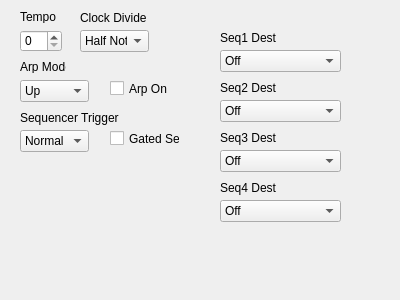
<?xml version="1.0" encoding="UTF-8"?>
<ui version="4.0">
 <class>Dialog</class>
 <widget class="QDialog" name="Dialog">
  <property name="geometry">
   <rect>
    <x>0</x>
    <y>0</y>
    <width>400</width>
    <height>300</height>
   </rect>
  </property>
  <property name="windowTitle">
   <string>Dialog</string>
  </property>
  <widget class="QSpinBox" name="arpTempo">
   <property name="geometry">
    <rect>
     <x>20</x>
     <y>30</y>
     <width>42</width>
     <height>22</height>
    </rect>
   </property>
  </widget>
  <widget class="QLabel" name="label">
   <property name="geometry">
    <rect>
     <x>20</x>
     <y>10</y>
     <width>46</width>
     <height>13</height>
    </rect>
   </property>
   <property name="text">
    <string>Tempo</string>
   </property>
  </widget>
  <widget class="QComboBox" name="arpClock">
   <property name="geometry">
    <rect>
     <x>80</x>
     <y>30</y>
     <width>69</width>
     <height>22</height>
    </rect>
   </property>
   <item>
    <property name="text">
     <string>Half Note</string>
    </property>
   </item>
   <item>
    <property name="text">
     <string>Quarter</string>
    </property>
   </item>
   <item>
    <property name="text">
     <string>Eigth</string>
    </property>
   </item>
   <item>
    <property name="text">
     <string>Eigth Half swing</string>
    </property>
   </item>
   <item>
    <property name="text">
     <string>Eigth Full swing</string>
    </property>
   </item>
   <item>
    <property name="text">
     <string>Eigth Triplets</string>
    </property>
   </item>
   <item>
    <property name="text">
     <string>Sixteenth</string>
    </property>
   </item>
   <item>
    <property name="text">
     <string>Sixteenth Half swing</string>
    </property>
   </item>
   <item>
    <property name="text">
     <string>Sixteenth full swing</string>
    </property>
   </item>
   <item>
    <property name="text">
     <string>Sixteen Trplets</string>
    </property>
   </item>
   <item>
    <property name="text">
     <string>Thirty Second</string>
    </property>
   </item>
   <item>
    <property name="text">
     <string>Thirty-Second triplets</string>
    </property>
   </item>
   <item>
    <property name="text">
     <string>Sixty-Fourth Triplets</string>
    </property>
   </item>
  </widget>
  <widget class="QLabel" name="label_2">
   <property name="geometry">
    <rect>
     <x>80</x>
     <y>10</y>
     <width>71</width>
     <height>16</height>
    </rect>
   </property>
   <property name="text">
    <string>Clock Divide</string>
   </property>
  </widget>
  <widget class="QComboBox" name="arpMode">
   <property name="geometry">
    <rect>
     <x>20</x>
     <y>80</y>
     <width>69</width>
     <height>22</height>
    </rect>
   </property>
   <item>
    <property name="text">
     <string>Up</string>
    </property>
   </item>
   <item>
    <property name="text">
     <string>Down</string>
    </property>
   </item>
   <item>
    <property name="text">
     <string>Up/Down</string>
    </property>
   </item>
   <item>
    <property name="text">
     <string>Assign</string>
    </property>
   </item>
  </widget>
  <widget class="QLabel" name="label_3">
   <property name="geometry">
    <rect>
     <x>20</x>
     <y>60</y>
     <width>46</width>
     <height>13</height>
    </rect>
   </property>
   <property name="text">
    <string>Arp Mode</string>
   </property>
  </widget>
  <widget class="QCheckBox" name="arpOn">
   <property name="geometry">
    <rect>
     <x>110</x>
     <y>80</y>
     <width>70</width>
     <height>17</height>
    </rect>
   </property>
   <property name="text">
    <string>Arp On</string>
   </property>
  </widget>
  <widget class="QComboBox" name="arpSeqTrig">
   <property name="geometry">
    <rect>
     <x>20</x>
     <y>130</y>
     <width>69</width>
     <height>22</height>
    </rect>
   </property>
   <item>
    <property name="text">
     <string>Normal</string>
    </property>
   </item>
   <item>
    <property name="text">
     <string>Normal, no reset</string>
    </property>
   </item>
   <item>
    <property name="text">
     <string>No Gate</string>
    </property>
   </item>
   <item>
    <property name="text">
     <string>No gate/no reset</string>
    </property>
   </item>
   <item>
    <property name="text">
     <string>Key Step</string>
    </property>
   </item>
   <item>
    <property name="text">
     <string>Audio In</string>
    </property>
   </item>
  </widget>
  <widget class="QLabel" name="label_4">
   <property name="geometry">
    <rect>
     <x>20</x>
     <y>110</y>
     <width>101</width>
     <height>16</height>
    </rect>
   </property>
   <property name="text">
    <string>Sequencer Trigger</string>
   </property>
  </widget>
  <widget class="QCheckBox" name="arpGatedSeq">
   <property name="geometry">
    <rect>
     <x>110</x>
     <y>130</y>
     <width>70</width>
     <height>17</height>
    </rect>
   </property>
   <property name="text">
    <string>Gated Seq</string>
   </property>
  </widget>
  <widget class="QComboBox" name="arpSeq3Dest">
   <property name="geometry">
    <rect>
     <x>220</x>
     <y>150</y>
     <width>121</width>
     <height>22</height>
    </rect>
   </property>
   <item>
    <property name="text">
     <string>Off</string>
    </property>
   </item>
   <item>
    <property name="text">
     <string>Osc 1 Freq</string>
    </property>
   </item>
   <item>
    <property name="text">
     <string>Osc 2 Freq</string>
    </property>
   </item>
   <item>
    <property name="text">
     <string>Osc 1+2 Freq</string>
    </property>
   </item>
   <item>
    <property name="text">
     <string>Osc Mix</string>
    </property>
   </item>
   <item>
    <property name="text">
     <string>Noise Level</string>
    </property>
   </item>
   <item>
    <property name="text">
     <string>Osc 1 PW</string>
    </property>
   </item>
   <item>
    <property name="text">
     <string>Osc 2 PW</string>
    </property>
   </item>
   <item>
    <property name="text">
     <string>Osc 1+2 PW</string>
    </property>
   </item>
   <item>
    <property name="text">
     <string>Filter Freq</string>
    </property>
   </item>
   <item>
    <property name="text">
     <string>Resonance</string>
    </property>
   </item>
   <item>
    <property name="text">
     <string>Filter Audio Mod</string>
    </property>
   </item>
   <item>
    <property name="text">
     <string>VCA Level</string>
    </property>
   </item>
   <item>
    <property name="text">
     <string>Pan</string>
    </property>
   </item>
   <item>
    <property name="text">
     <string>LFO 1 Freq</string>
    </property>
   </item>
   <item>
    <property name="text">
     <string>LFO2 Freq</string>
    </property>
   </item>
   <item>
    <property name="text">
     <string>LFO3 Freq</string>
    </property>
   </item>
   <item>
    <property name="text">
     <string>LFO4 Freq</string>
    </property>
   </item>
   <item>
    <property name="text">
     <string>All LFO Freq</string>
    </property>
   </item>
   <item>
    <property name="text">
     <string>LFO1 Amt</string>
    </property>
   </item>
   <item>
    <property name="text">
     <string>LFO2 Amt</string>
    </property>
   </item>
   <item>
    <property name="text">
     <string>LFO3 Amt</string>
    </property>
   </item>
   <item>
    <property name="text">
     <string>LFO4 Amt</string>
    </property>
   </item>
   <item>
    <property name="text">
     <string>All LFO Amt</string>
    </property>
   </item>
   <item>
    <property name="text">
     <string>Filter Env Amt</string>
    </property>
   </item>
   <item>
    <property name="text">
     <string>Amp Env Amt</string>
    </property>
   </item>
   <item>
    <property name="text">
     <string>Env 3 Amt</string>
    </property>
   </item>
   <item>
    <property name="text">
     <string>All Env Amt</string>
    </property>
   </item>
   <item>
    <property name="text">
     <string>Env1 Attak</string>
    </property>
   </item>
   <item>
    <property name="text">
     <string>Env2 Attack</string>
    </property>
   </item>
   <item>
    <property name="text">
     <string>Env3 Attack</string>
    </property>
   </item>
   <item>
    <property name="text">
     <string>All Env Attacks</string>
    </property>
   </item>
   <item>
    <property name="text">
     <string>Env1 Decay</string>
    </property>
   </item>
   <item>
    <property name="text">
     <string>Env2 Decay</string>
    </property>
   </item>
   <item>
    <property name="text">
     <string>Env3 Decay</string>
    </property>
   </item>
   <item>
    <property name="text">
     <string>All Env Decays</string>
    </property>
   </item>
   <item>
    <property name="text">
     <string>Env1 Release</string>
    </property>
   </item>
   <item>
    <property name="text">
     <string>Env2 Release</string>
    </property>
   </item>
   <item>
    <property name="text">
     <string>Env3 Release</string>
    </property>
   </item>
   <item>
    <property name="text">
     <string>All Env Releases</string>
    </property>
   </item>
   <item>
    <property name="text">
     <string>Mod1 Amt</string>
    </property>
   </item>
   <item>
    <property name="text">
     <string>Mod2 Amt</string>
    </property>
   </item>
   <item>
    <property name="text">
     <string>Mod3 Amt</string>
    </property>
   </item>
   <item>
    <property name="text">
     <string>Mod4 Amt</string>
    </property>
   </item>
   <item>
    <property name="text">
     <string>Ext Audio In Level</string>
    </property>
   </item>
   <item>
    <property name="text">
     <string>Sub Osc1</string>
    </property>
   </item>
   <item>
    <property name="text">
     <string>Sub Osc 2</string>
    </property>
   </item>
   <item>
    <property name="text">
     <string>Skew 1/2</string>
    </property>
   </item>
   <item>
    <property name="text">
     <string/>
    </property>
   </item>
  </widget>
  <widget class="QLabel" name="label_5">
   <property name="geometry">
    <rect>
     <x>220</x>
     <y>30</y>
     <width>61</width>
     <height>16</height>
    </rect>
   </property>
   <property name="text">
    <string>Seq1 Dest</string>
   </property>
  </widget>
  <widget class="QLabel" name="label_9">
   <property name="geometry">
    <rect>
     <x>220</x>
     <y>180</y>
     <width>61</width>
     <height>16</height>
    </rect>
   </property>
   <property name="text">
    <string>Seq4 Dest</string>
   </property>
  </widget>
  <widget class="QComboBox" name="arpSeq4Dest">
   <property name="geometry">
    <rect>
     <x>220</x>
     <y>200</y>
     <width>121</width>
     <height>22</height>
    </rect>
   </property>
   <item>
    <property name="text">
     <string>Off</string>
    </property>
   </item>
   <item>
    <property name="text">
     <string>Osc 1 Freq</string>
    </property>
   </item>
   <item>
    <property name="text">
     <string>Osc 2 Freq</string>
    </property>
   </item>
   <item>
    <property name="text">
     <string>Osc 1+2 Freq</string>
    </property>
   </item>
   <item>
    <property name="text">
     <string>Osc Mix</string>
    </property>
   </item>
   <item>
    <property name="text">
     <string>Noise Level</string>
    </property>
   </item>
   <item>
    <property name="text">
     <string>Osc 1 PW</string>
    </property>
   </item>
   <item>
    <property name="text">
     <string>Osc 2 PW</string>
    </property>
   </item>
   <item>
    <property name="text">
     <string>Osc 1+2 PW</string>
    </property>
   </item>
   <item>
    <property name="text">
     <string>Filter Freq</string>
    </property>
   </item>
   <item>
    <property name="text">
     <string>Resonance</string>
    </property>
   </item>
   <item>
    <property name="text">
     <string>Filter Audio Mod</string>
    </property>
   </item>
   <item>
    <property name="text">
     <string>VCA Level</string>
    </property>
   </item>
   <item>
    <property name="text">
     <string>Pan</string>
    </property>
   </item>
   <item>
    <property name="text">
     <string>LFO 1 Freq</string>
    </property>
   </item>
   <item>
    <property name="text">
     <string>LFO2 Freq</string>
    </property>
   </item>
   <item>
    <property name="text">
     <string>LFO3 Freq</string>
    </property>
   </item>
   <item>
    <property name="text">
     <string>LFO4 Freq</string>
    </property>
   </item>
   <item>
    <property name="text">
     <string>All LFO Freq</string>
    </property>
   </item>
   <item>
    <property name="text">
     <string>LFO1 Amt</string>
    </property>
   </item>
   <item>
    <property name="text">
     <string>LFO2 Amt</string>
    </property>
   </item>
   <item>
    <property name="text">
     <string>LFO3 Amt</string>
    </property>
   </item>
   <item>
    <property name="text">
     <string>LFO4 Amt</string>
    </property>
   </item>
   <item>
    <property name="text">
     <string>All LFO Amt</string>
    </property>
   </item>
   <item>
    <property name="text">
     <string>Filter Env Amt</string>
    </property>
   </item>
   <item>
    <property name="text">
     <string>Amp Env Amt</string>
    </property>
   </item>
   <item>
    <property name="text">
     <string>Env 3 Amt</string>
    </property>
   </item>
   <item>
    <property name="text">
     <string>All Env Amt</string>
    </property>
   </item>
   <item>
    <property name="text">
     <string>Env1 Attak</string>
    </property>
   </item>
   <item>
    <property name="text">
     <string>Env2 Attack</string>
    </property>
   </item>
   <item>
    <property name="text">
     <string>Env3 Attack</string>
    </property>
   </item>
   <item>
    <property name="text">
     <string>All Env Attacks</string>
    </property>
   </item>
   <item>
    <property name="text">
     <string>Env1 Decay</string>
    </property>
   </item>
   <item>
    <property name="text">
     <string>Env2 Decay</string>
    </property>
   </item>
   <item>
    <property name="text">
     <string>Env3 Decay</string>
    </property>
   </item>
   <item>
    <property name="text">
     <string>All Env Decays</string>
    </property>
   </item>
   <item>
    <property name="text">
     <string>Env1 Release</string>
    </property>
   </item>
   <item>
    <property name="text">
     <string>Env2 Release</string>
    </property>
   </item>
   <item>
    <property name="text">
     <string>Env3 Release</string>
    </property>
   </item>
   <item>
    <property name="text">
     <string>All Env Releases</string>
    </property>
   </item>
   <item>
    <property name="text">
     <string>Mod1 Amt</string>
    </property>
   </item>
   <item>
    <property name="text">
     <string>Mod2 Amt</string>
    </property>
   </item>
   <item>
    <property name="text">
     <string>Mod3 Amt</string>
    </property>
   </item>
   <item>
    <property name="text">
     <string>Mod4 Amt</string>
    </property>
   </item>
   <item>
    <property name="text">
     <string>Ext Audio In Level</string>
    </property>
   </item>
   <item>
    <property name="text">
     <string>Sub Osc1</string>
    </property>
   </item>
   <item>
    <property name="text">
     <string>Sub Osc 2</string>
    </property>
   </item>
   <item>
    <property name="text">
     <string>Skew 1/2</string>
    </property>
   </item>
   <item>
    <property name="text">
     <string/>
    </property>
   </item>
  </widget>
  <widget class="QComboBox" name="arpSeq2Dest">
   <property name="geometry">
    <rect>
     <x>220</x>
     <y>100</y>
     <width>121</width>
     <height>22</height>
    </rect>
   </property>
   <item>
    <property name="text">
     <string>Off</string>
    </property>
   </item>
   <item>
    <property name="text">
     <string>Osc 1 Freq</string>
    </property>
   </item>
   <item>
    <property name="text">
     <string>Osc 2 Freq</string>
    </property>
   </item>
   <item>
    <property name="text">
     <string>Osc 1+2 Freq</string>
    </property>
   </item>
   <item>
    <property name="text">
     <string>Osc Mix</string>
    </property>
   </item>
   <item>
    <property name="text">
     <string>Noise Level</string>
    </property>
   </item>
   <item>
    <property name="text">
     <string>Osc 1 PW</string>
    </property>
   </item>
   <item>
    <property name="text">
     <string>Osc 2 PW</string>
    </property>
   </item>
   <item>
    <property name="text">
     <string>Osc 1+2 PW</string>
    </property>
   </item>
   <item>
    <property name="text">
     <string>Filter Freq</string>
    </property>
   </item>
   <item>
    <property name="text">
     <string>Resonance</string>
    </property>
   </item>
   <item>
    <property name="text">
     <string>Filter Audio Mod</string>
    </property>
   </item>
   <item>
    <property name="text">
     <string>VCA Level</string>
    </property>
   </item>
   <item>
    <property name="text">
     <string>Pan</string>
    </property>
   </item>
   <item>
    <property name="text">
     <string>LFO 1 Freq</string>
    </property>
   </item>
   <item>
    <property name="text">
     <string>LFO2 Freq</string>
    </property>
   </item>
   <item>
    <property name="text">
     <string>LFO3 Freq</string>
    </property>
   </item>
   <item>
    <property name="text">
     <string>LFO4 Freq</string>
    </property>
   </item>
   <item>
    <property name="text">
     <string>All LFO Freq</string>
    </property>
   </item>
   <item>
    <property name="text">
     <string>LFO1 Amt</string>
    </property>
   </item>
   <item>
    <property name="text">
     <string>LFO2 Amt</string>
    </property>
   </item>
   <item>
    <property name="text">
     <string>LFO3 Amt</string>
    </property>
   </item>
   <item>
    <property name="text">
     <string>LFO4 Amt</string>
    </property>
   </item>
   <item>
    <property name="text">
     <string>All LFO Amt</string>
    </property>
   </item>
   <item>
    <property name="text">
     <string>Filter Env Amt</string>
    </property>
   </item>
   <item>
    <property name="text">
     <string>Amp Env Amt</string>
    </property>
   </item>
   <item>
    <property name="text">
     <string>Env 3 Amt</string>
    </property>
   </item>
   <item>
    <property name="text">
     <string>All Env Amt</string>
    </property>
   </item>
   <item>
    <property name="text">
     <string>Env1 Attak</string>
    </property>
   </item>
   <item>
    <property name="text">
     <string>Env2 Attack</string>
    </property>
   </item>
   <item>
    <property name="text">
     <string>Env3 Attack</string>
    </property>
   </item>
   <item>
    <property name="text">
     <string>All Env Attacks</string>
    </property>
   </item>
   <item>
    <property name="text">
     <string>Env1 Decay</string>
    </property>
   </item>
   <item>
    <property name="text">
     <string>Env2 Decay</string>
    </property>
   </item>
   <item>
    <property name="text">
     <string>Env3 Decay</string>
    </property>
   </item>
   <item>
    <property name="text">
     <string>All Env Decays</string>
    </property>
   </item>
   <item>
    <property name="text">
     <string>Env1 Release</string>
    </property>
   </item>
   <item>
    <property name="text">
     <string>Env2 Release</string>
    </property>
   </item>
   <item>
    <property name="text">
     <string>Env3 Release</string>
    </property>
   </item>
   <item>
    <property name="text">
     <string>All Env Releases</string>
    </property>
   </item>
   <item>
    <property name="text">
     <string>Mod1 Amt</string>
    </property>
   </item>
   <item>
    <property name="text">
     <string>Mod2 Amt</string>
    </property>
   </item>
   <item>
    <property name="text">
     <string>Mod3 Amt</string>
    </property>
   </item>
   <item>
    <property name="text">
     <string>Mod4 Amt</string>
    </property>
   </item>
   <item>
    <property name="text">
     <string>Ext Audio In Level</string>
    </property>
   </item>
   <item>
    <property name="text">
     <string>Sub Osc1</string>
    </property>
   </item>
   <item>
    <property name="text">
     <string>Sub Osc 2</string>
    </property>
   </item>
   <item>
    <property name="text">
     <string>Skew 1/2</string>
    </property>
   </item>
   <item>
    <property name="text">
     <string/>
    </property>
   </item>
  </widget>
  <widget class="QLabel" name="label_7">
   <property name="geometry">
    <rect>
     <x>220</x>
     <y>80</y>
     <width>71</width>
     <height>16</height>
    </rect>
   </property>
   <property name="text">
    <string>Seq2 Dest</string>
   </property>
  </widget>
  <widget class="QComboBox" name="arpSeq1Dest">
   <property name="geometry">
    <rect>
     <x>220</x>
     <y>50</y>
     <width>121</width>
     <height>22</height>
    </rect>
   </property>
   <item>
    <property name="text">
     <string>Off</string>
    </property>
   </item>
   <item>
    <property name="text">
     <string>Osc 1 Freq</string>
    </property>
   </item>
   <item>
    <property name="text">
     <string>Osc 2 Freq</string>
    </property>
   </item>
   <item>
    <property name="text">
     <string>Osc 1+2 Freq</string>
    </property>
   </item>
   <item>
    <property name="text">
     <string>Osc Mix</string>
    </property>
   </item>
   <item>
    <property name="text">
     <string>Noise Level</string>
    </property>
   </item>
   <item>
    <property name="text">
     <string>Osc 1 PW</string>
    </property>
   </item>
   <item>
    <property name="text">
     <string>Osc 2 PW</string>
    </property>
   </item>
   <item>
    <property name="text">
     <string>Osc 1+2 PW</string>
    </property>
   </item>
   <item>
    <property name="text">
     <string>Filter Freq</string>
    </property>
   </item>
   <item>
    <property name="text">
     <string>Resonance</string>
    </property>
   </item>
   <item>
    <property name="text">
     <string>Filter Audio Mod</string>
    </property>
   </item>
   <item>
    <property name="text">
     <string>VCA Level</string>
    </property>
   </item>
   <item>
    <property name="text">
     <string>Pan</string>
    </property>
   </item>
   <item>
    <property name="text">
     <string>LFO 1 Freq</string>
    </property>
   </item>
   <item>
    <property name="text">
     <string>LFO2 Freq</string>
    </property>
   </item>
   <item>
    <property name="text">
     <string>LFO3 Freq</string>
    </property>
   </item>
   <item>
    <property name="text">
     <string>LFO4 Freq</string>
    </property>
   </item>
   <item>
    <property name="text">
     <string>All LFO Freq</string>
    </property>
   </item>
   <item>
    <property name="text">
     <string>LFO1 Amt</string>
    </property>
   </item>
   <item>
    <property name="text">
     <string>LFO2 Amt</string>
    </property>
   </item>
   <item>
    <property name="text">
     <string>LFO3 Amt</string>
    </property>
   </item>
   <item>
    <property name="text">
     <string>LFO4 Amt</string>
    </property>
   </item>
   <item>
    <property name="text">
     <string>All LFO Amt</string>
    </property>
   </item>
   <item>
    <property name="text">
     <string>Filter Env Amt</string>
    </property>
   </item>
   <item>
    <property name="text">
     <string>Amp Env Amt</string>
    </property>
   </item>
   <item>
    <property name="text">
     <string>Env 3 Amt</string>
    </property>
   </item>
   <item>
    <property name="text">
     <string>All Env Amt</string>
    </property>
   </item>
   <item>
    <property name="text">
     <string>Env1 Attak</string>
    </property>
   </item>
   <item>
    <property name="text">
     <string>Env2 Attack</string>
    </property>
   </item>
   <item>
    <property name="text">
     <string>Env3 Attack</string>
    </property>
   </item>
   <item>
    <property name="text">
     <string>All Env Attacks</string>
    </property>
   </item>
   <item>
    <property name="text">
     <string>Env1 Decay</string>
    </property>
   </item>
   <item>
    <property name="text">
     <string>Env2 Decay</string>
    </property>
   </item>
   <item>
    <property name="text">
     <string>Env3 Decay</string>
    </property>
   </item>
   <item>
    <property name="text">
     <string>All Env Decays</string>
    </property>
   </item>
   <item>
    <property name="text">
     <string>Env1 Release</string>
    </property>
   </item>
   <item>
    <property name="text">
     <string>Env2 Release</string>
    </property>
   </item>
   <item>
    <property name="text">
     <string>Env3 Release</string>
    </property>
   </item>
   <item>
    <property name="text">
     <string>All Env Releases</string>
    </property>
   </item>
   <item>
    <property name="text">
     <string>Mod1 Amt</string>
    </property>
   </item>
   <item>
    <property name="text">
     <string>Mod2 Amt</string>
    </property>
   </item>
   <item>
    <property name="text">
     <string>Mod3 Amt</string>
    </property>
   </item>
   <item>
    <property name="text">
     <string>Mod4 Amt</string>
    </property>
   </item>
   <item>
    <property name="text">
     <string>Ext Audio In Level</string>
    </property>
   </item>
   <item>
    <property name="text">
     <string>Sub Osc1</string>
    </property>
   </item>
   <item>
    <property name="text">
     <string>Sub Osc 2</string>
    </property>
   </item>
   <item>
    <property name="text">
     <string>Skew 1/2</string>
    </property>
   </item>
   <item>
    <property name="text">
     <string/>
    </property>
   </item>
  </widget>
  <widget class="QLabel" name="label_8">
   <property name="geometry">
    <rect>
     <x>220</x>
     <y>130</y>
     <width>61</width>
     <height>16</height>
    </rect>
   </property>
   <property name="text">
    <string>Seq3 Dest</string>
   </property>
  </widget>
 </widget>
 <resources/>
 <connections/>
</ui>
